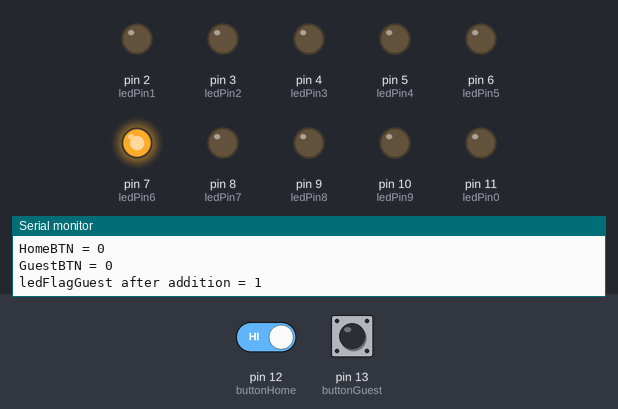
A sketch run on a simulated Arduino Uno, built with avr-gcc and run on an emulated ATmega328P. On the bench: output pins drawn as LEDs (lit = HIGH), the last lines printed to the serial monitor. Inputs (shaded band) come from the test bench; at power-on: pin 13 (buttonGuest) LOW, pin 12 (buttonHome) HIGH.

Above: at 1.2 s.
1.3 s: pin 13 (buttonGuest) pulled HIGH for 0.15 s
At 2.6 s:
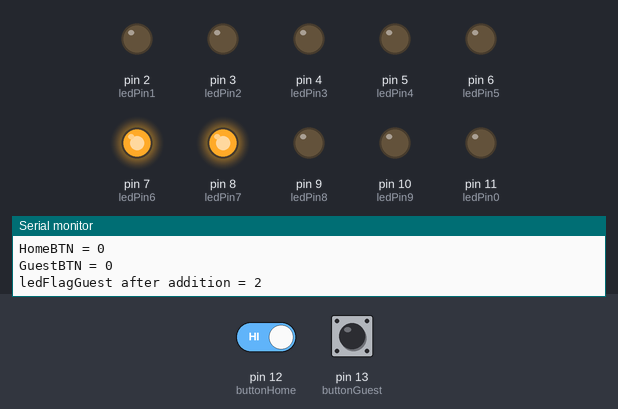
2.9 s: pin 13 (buttonGuest) pulled HIGH for 1 s
At 4.5 s:
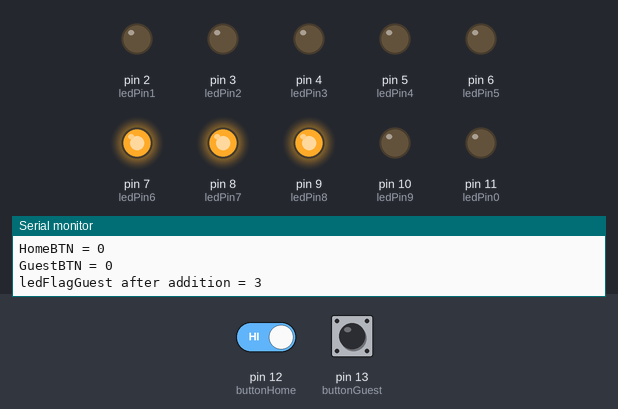
5.4 s: pin 13 (buttonGuest) pulled HIGH for 0.15 s
At 6.1 s:
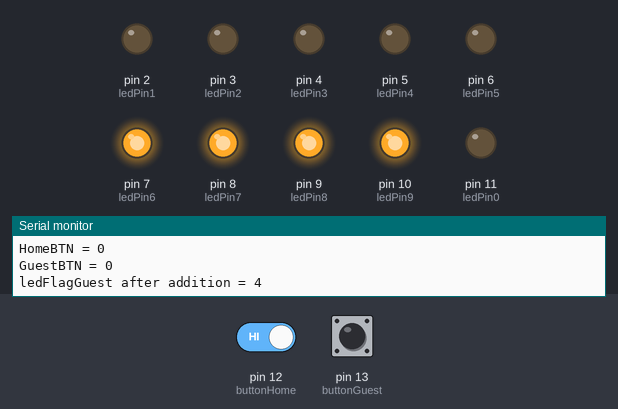
7.0 s: pin 13 (buttonGuest) pulled HIGH for 3.2 s
At 11.1 s:
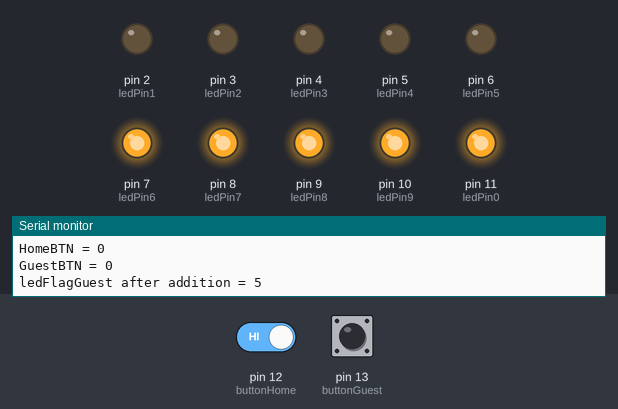
11.7 s: pin 13 (buttonGuest) pulled HIGH for 0.15 s
At 13.1 s:
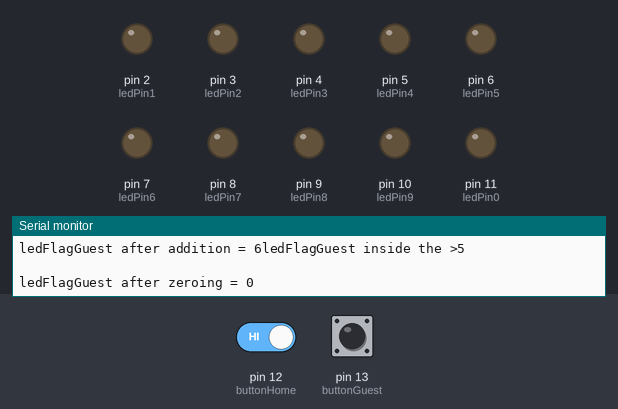
13.4 s: pin 12 (buttonHome) driven LOW and pin 13 (buttonGuest) driven HIGH
At 14.4 s:
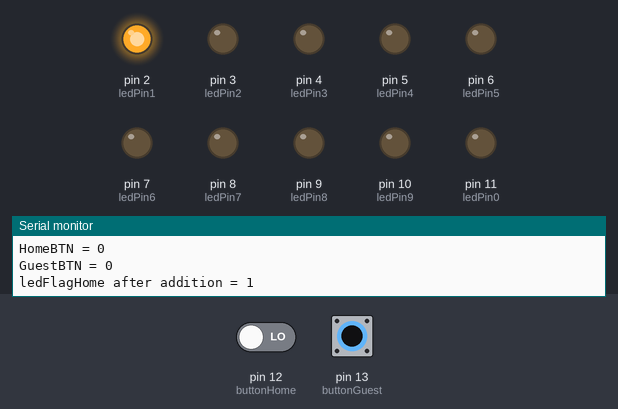
Timing chart, 0 to 15.9 s (numbered marks = the images above; inputs shaded):
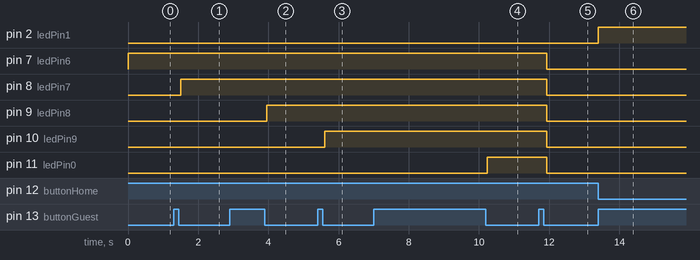

The sketch:

BasketBall.ino
```cpp
// Home team
const int ledPin1 = 2; //   1 fall LED PIN
const int ledPin2 = 3; //   2 fall LED PIN
const int ledPin3 = 4; //   3 fall LED PIN
const int ledPin4 = 5; //   4 fall LED PIN
const int ledPin5 = 6; //   5 fall LED PIN
int homePins[] = {2,3,4,5,6};
const int buttonHome = 12; //   Button PIN
int buttonReadHome;
int ledFlagHome = 0;//   variable counter


// Guest Team
const int ledPin6 = 7; //   1 fall LED PIN
const int ledPin7 = 8; //   2 fall LED PIN
const int ledPin8 = 9; //   3 fall LED PIN
const int ledPin9 = 10; //   4 fall LED PIN
const int ledPin0 = 11; //   5 fall LED PIN
int guestPins[] = {7,8,9,10,11};
const int buttonGuest = 13; //   Button PIN
int buttonReadGuest; //   Button status on/off
int dt = 300;   //   delay time
int ledFlagGuest = 0; //   variable counter

void setup()
{
  // Home team
  Serial.begin(9600);
  pinMode(ledPin1, OUTPUT);
  pinMode(ledPin2, OUTPUT);
  pinMode(ledPin3, OUTPUT);
  pinMode(ledPin4, OUTPUT);
  pinMode(ledPin5, OUTPUT);
  pinMode(buttonHome, INPUT);

  // Guest Team
  Serial.begin(9600);
  pinMode(ledPin6, OUTPUT);
  pinMode(ledPin7, OUTPUT);
  pinMode(ledPin8, OUTPUT);
  pinMode(ledPin9, OUTPUT);
  pinMode(ledPin0, OUTPUT);
  pinMode(buttonGuest, INPUT);
}


void loop()
{
  Serial.print("\nHomeBTN = ");Serial.print(buttonReadHome);
  Serial.print("\nGuestBTN = ");Serial.print(buttonReadGuest);

  int lastPressedHomeValue = 5;
  int lastPressedGuestValue = 5;

  if(digitalRead(buttonHome) == 0)
  {
    lastPressedHomeValue = 0;
    ledFlagHome++;
    Serial.print("\nledFlagHome after addition = ");Serial.print(ledFlagHome);
    if(ledFlagHome>5)
    {
      Serial.print("ledFlagHome inside the >5\n ");
      for (int i = 0; i < ledFlagHome; i++)
      {digitalWrite(homePins[i], LOW);}
      ledFlagHome=0;
      Serial.print("\nledFlagHome after zeroing = ");Serial.print(ledFlagHome);
    }
    else
    {
      for (int i = 0; i < ledFlagHome; i++)
      {digitalWrite(homePins[i], HIGH);}
    }

     while(lastPressedHomeValue == digitalRead(buttonHome)){}
  }
  else if(digitalRead(buttonGuest) == 0)
  {
    lastPressedGuestValue = 0;
    ledFlagGuest++;
    Serial.print("\nledFlagGuest after addition = ");Serial.print(ledFlagGuest);
    if(ledFlagGuest>5)
    {
      Serial.print("ledFlagGuest inside the >5\n ");
      for (int i = 0; i < ledFlagGuest; i++)
      {digitalWrite(guestPins[i], LOW);}
      ledFlagGuest=0;
      Serial.print("\nledFlagGuest after zeroing = ");Serial.print(ledFlagGuest);
    }
    else
    {
      for (int i = 0; i < ledFlagGuest; i++)
      {digitalWrite(guestPins[i], HIGH);}
    }
    while(lastPressedGuestValue ==digitalRead(buttonGuest)){}
  }
}
```

Measured:
- after the input at 1.3 s, pin 8 (ledPin7): LOW → HIGH after 0.20 s
- after the input at 2.9 s, pin 9 (ledPin8): LOW → HIGH after 1.1 s
- after the input at 5.4 s, pin 10 (ledPin9): LOW → HIGH after 0.20 s
- after the input at 7.0 s, pin 11 (ledPin0): LOW → HIGH after 3.2 s
- after the input at 11.7 s, pin 7 (ledPin6), pin 8 (ledPin7), pin 9 (ledPin8), pin 10 (ledPin9), pin 11 (ledPin0): HIGH → LOW after 0.23 s
- after the input at 13.4 s, pin 2 (ledPin1): LOW → HIGH at once
